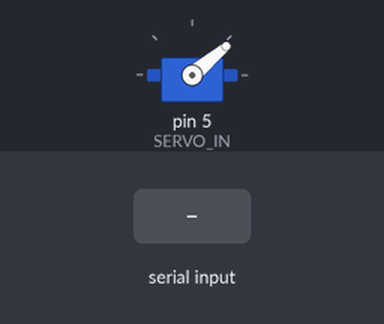
Recording of a sketch running on a simulated Arduino Uno, built with avr-gcc and run on an emulated ATmega328P. Parts: servo. The test bench sets the inputs (shaded band).

Above: at 1.2 s.
1.3 s: "1" received over the second serial link
At 2.2 s:
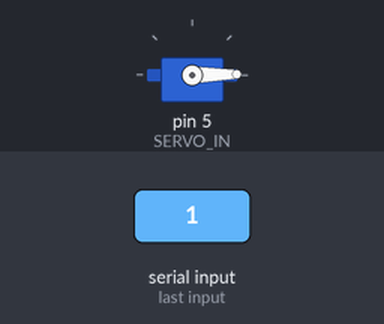
Timing chart, 0 to 4.3 s (numbered marks = the images above; inputs shaded):
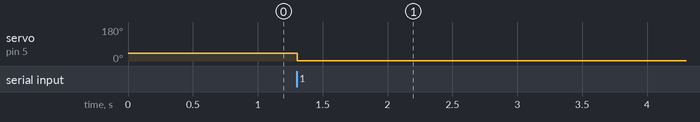

The sketch:

arduino2.ino
```cpp
#include <SoftwareSerial.h>
#include <Servo.h>
#define SERVO_IN 5

Servo servo;
SoftwareSerial BTSerial(2,3);

char buffer[100];

void setup() {
  Serial.begin(9600);
  // put your setup code here, to run once:
  BTSerial.begin(38400);
  servo.attach(SERVO_IN);
  servo.write(40);

}

void loop() {
  // put your main code here, to run repeatedly:
  if(BTSerial.available()){
    char on = BTSerial.read();
    for(int i=40;i>0;i--)
      servo.write(i);
    delay(60000);
    for(int i=0;i<40;i++)
      servo.write(i);
    BTSerial.readBytes(buffer,99);
  }
}
```

Measured:
- after the input at 1.3 s, servo on pin 5 (SERVO_IN): 40° → 1° at once
